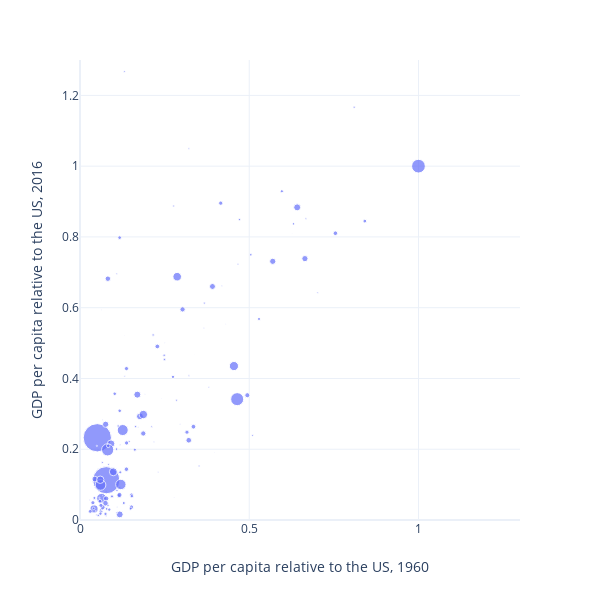

The code cell stored with this chart in its notebook:
### Code cell


### Figure 1 — Plotly figure (JSON) as saved in the notebook; plotly's stock layout.template omitted (floating-point values rounded to 4 significant figures; data arrays with more than 128 entries replaced by an {"elided": "..."} marker saying what was removed)
{"data": [{"hovertemplate": "<b>%{hovertext}</b><br><br>GDP per capita relative to the US, 1960=%{x}<br>GDP per capita relative to the US, 2016=%{y}<br>Population=%{marker.size}<extra></extra>", "hovertext": {"elided": "144 str values"}, "legendgroup": "", "marker": {"color": "#636efa", "size": {"elided": "144 float values"}, "sizemode": "area", "sizeref": 3.432, "symbol": "circle"}, "mode": "markers", "name": "", "showlegend": false, "type": "scatter", "uid": "6cb4d55f-9a04-4a86-a252-967d8a13fe64", "x": {"elided": "144 float values"}, "xaxis": "x", "y": {"elided": "144 float values"}, "yaxis": "y"}], "layout": {"grid": {"xaxes": ["x"], "xgap": 0.1, "xside": "bottom", "yaxes": ["y"], "ygap": 0.1, "yside": "left"}, "height": 600, "legend": {"tracegroupgap": 0}, "margin": {"t": 60}, "width": 600, "xaxis": {"range": [0, 1.3], "title": {"text": "GDP per capita relative to the US, 1960"}}, "yaxis": {"range": [0, 1.3], "title": {"text": "GDP per capita relative to the US, 2016"}}}}
